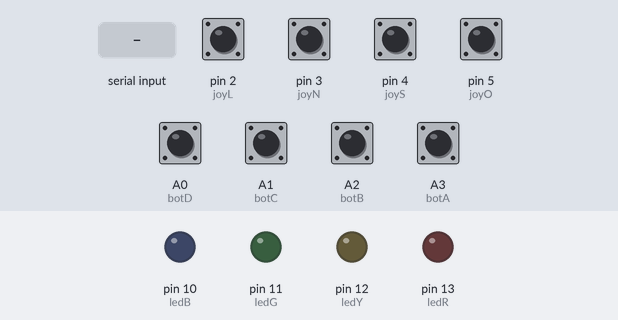
Recording of a sketch running on a simulated Arduino Uno, built with avr-gcc and run on an emulated ATmega328P. Parts: output pins drawn as LEDs (lit = HIGH). Inputs (shaded band) come from the test bench; at power-on: A0 (botD), A1 (botC), A2 (botB), A3 (botA), pin 2 (joyL), pin 3 (joyN), pin 4 (joyS), pin 5 (joyO) HIGH.

Above: at 1.2 s.
1.3 s: "r" received over Serial
At 2.4 s:
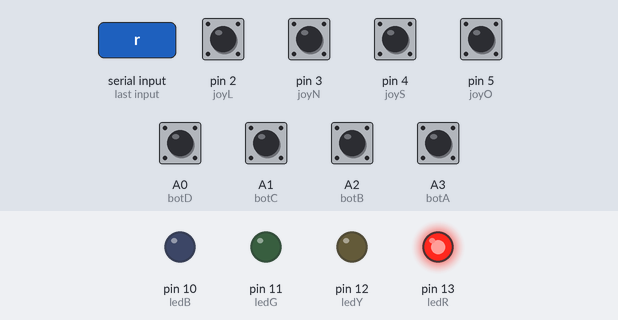
2.8 s: "g" received over Serial
At 3.5 s:
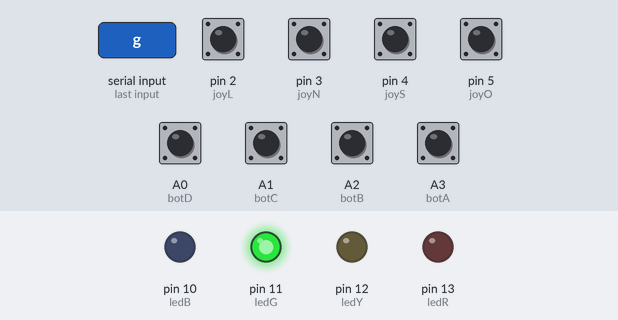
4.3 s: "b" received over Serial
At 4.7 s:
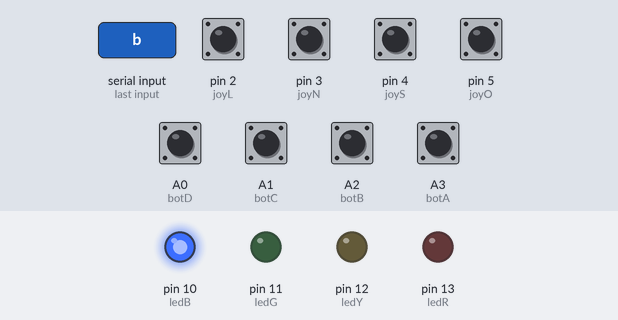
5.8 s: "y" received over Serial
At 7.0 s:
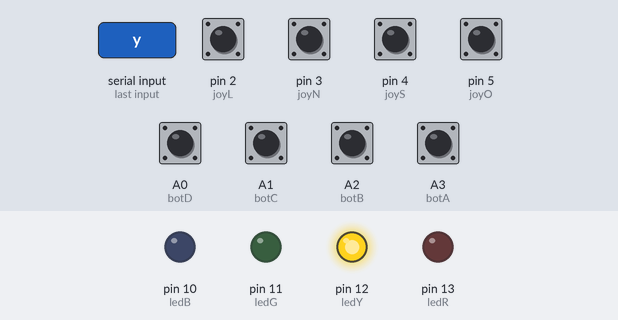
7.3 s: "a" received over Serial
At 8.1 s:
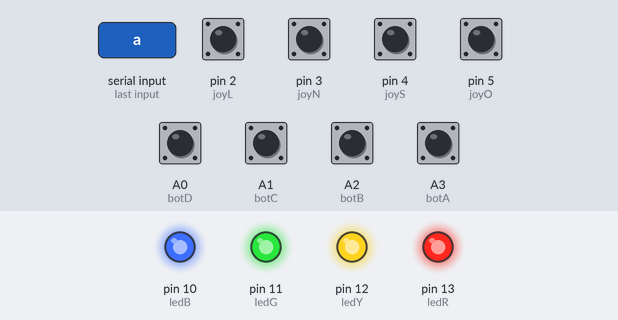
Timing chart, 0 to 10.3 s (numbered marks = the images above; inputs shaded):
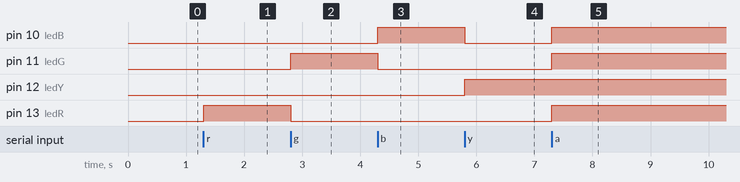

The sketch:

Manete.ino
```cpp
//Definição dos pin's responsáveis pelos respectivos Push Buttons
const int botA = A3; // esquerda
const int botB = A2; // direita
const int botC = A1;  // cima
const int botD = A0;  // baixo

const int joyN = 3; // norte
const int joyS = 4; //sul
const int joyL = 2;  //leste
const int joyO = 5;  //oeste

const int ledR = 13; // esquerda
const int ledY = 12; // direita
const int ledG = 11;  // cima
const int ledB = 10;  // baixo

char bytelido;
int espera=10;

void setup()
{
   Serial.begin(9600);
   pinMode(botA, INPUT);
   pinMode(botB, INPUT);
   pinMode(botC, INPUT);
   pinMode(botD, INPUT);

   pinMode(joyN, INPUT);
   pinMode(joyS, INPUT);
   pinMode(joyL, INPUT);
   pinMode(joyO, INPUT);


   pinMode(ledR, OUTPUT);
   pinMode(ledY, OUTPUT);
   pinMode(ledG, OUTPUT);
   pinMode(ledB, OUTPUT);

   // I M P O R T A N T E
// para garantir que inicia com alto, ou não pressionado
// lembrar que quando em zero significa pressionado !!!

   digitalWrite(botA, HIGH);
   digitalWrite(botB, HIGH);
   digitalWrite(botC, HIGH);
   digitalWrite(botD, HIGH);

   digitalWrite(joyN, HIGH);
   digitalWrite(joyS, HIGH);
   digitalWrite(joyL, HIGH);
   digitalWrite(joyO, HIGH);
}

//Método de Leitura Constante do Estado dos Push Butons
void loop()
{
   if(digitalRead(botA) == LOW)
   {
      Serial.write('a');
      Serial.flush();
      delay(espera);
   }

   if(digitalRead(botB) == LOW)
   {
      Serial.write('b');
      Serial.flush();
      delay(espera);
   }
   if(digitalRead(botC) == LOW)
   {
      Serial.write('c');
      Serial.flush();
      delay(espera);
   }
   if(digitalRead(botD) == LOW)
   {
      Serial.write('d');
      Serial.flush();
      delay(espera);
   }

 if(digitalRead(joyN) == LOW)
   {
      Serial.write('n');
      Serial.flush();
      delay(espera);
   }

   if(digitalRead(joyS) == LOW)
   {
      Serial.write('s');
      Serial.flush();
      delay(espera);
   }
   if(digitalRead(joyL) == LOW)
   {
      Serial.write('l');
      Serial.flush();
      delay(espera);
   }
   if(digitalRead(joyO) == LOW)
   {
      Serial.write('o');
      Serial.flush();
      delay(espera);
   }


if (Serial.available()>0)
{
   bytelido=Serial.read();

       if (bytelido=='r'){
       digitalWrite(ledR, 1);
       digitalWrite(ledY, 0);
       digitalWrite(ledG, 0);
       digitalWrite(ledB, 0);
   }
       if (bytelido=='g'){
       digitalWrite(ledR, 0);
       digitalWrite(ledY, 0);
       digitalWrite(ledG, 1);
       digitalWrite(ledB, 0);
   }
       if (bytelido=='b'){
       digitalWrite(ledR, 0);
       digitalWrite(ledY, 0);
       digitalWrite(ledG, 0);
       digitalWrite(ledB, 1);
   }
       if (bytelido=='y'){
       digitalWrite(ledR, 0);
       digitalWrite(ledY, 1);
       digitalWrite(ledG, 0);
       digitalWrite(ledB, 0);
   }
       if (bytelido=='x'){
       digitalWrite(ledR, 0);
       digitalWrite(ledY, 0);
       digitalWrite(ledG, 0);
       digitalWrite(ledB, 0);
   }

       if (bytelido=='a'){
       digitalWrite(ledR, 1);
       digitalWrite(ledY, 1);
       digitalWrite(ledG, 1);
       digitalWrite(ledB, 1);
   }
 }
}
```

Measured:
- after the input at 1.3 s, pin 13 (ledR): LOW → HIGH at once
- after the input at 2.8 s, pin 11 (ledG): LOW → HIGH at once; pin 13 (ledR): HIGH → LOW at once
- after the input at 4.3 s, pin 10 (ledB): LOW → HIGH at once; pin 11 (ledG): HIGH → LOW at once
- after the input at 5.8 s, pin 10 (ledB): HIGH → LOW at once; pin 12 (ledY): LOW → HIGH at once
- after the input at 7.3 s, pin 10 (ledB), pin 11 (ledG), pin 13 (ledR): LOW → HIGH at once
